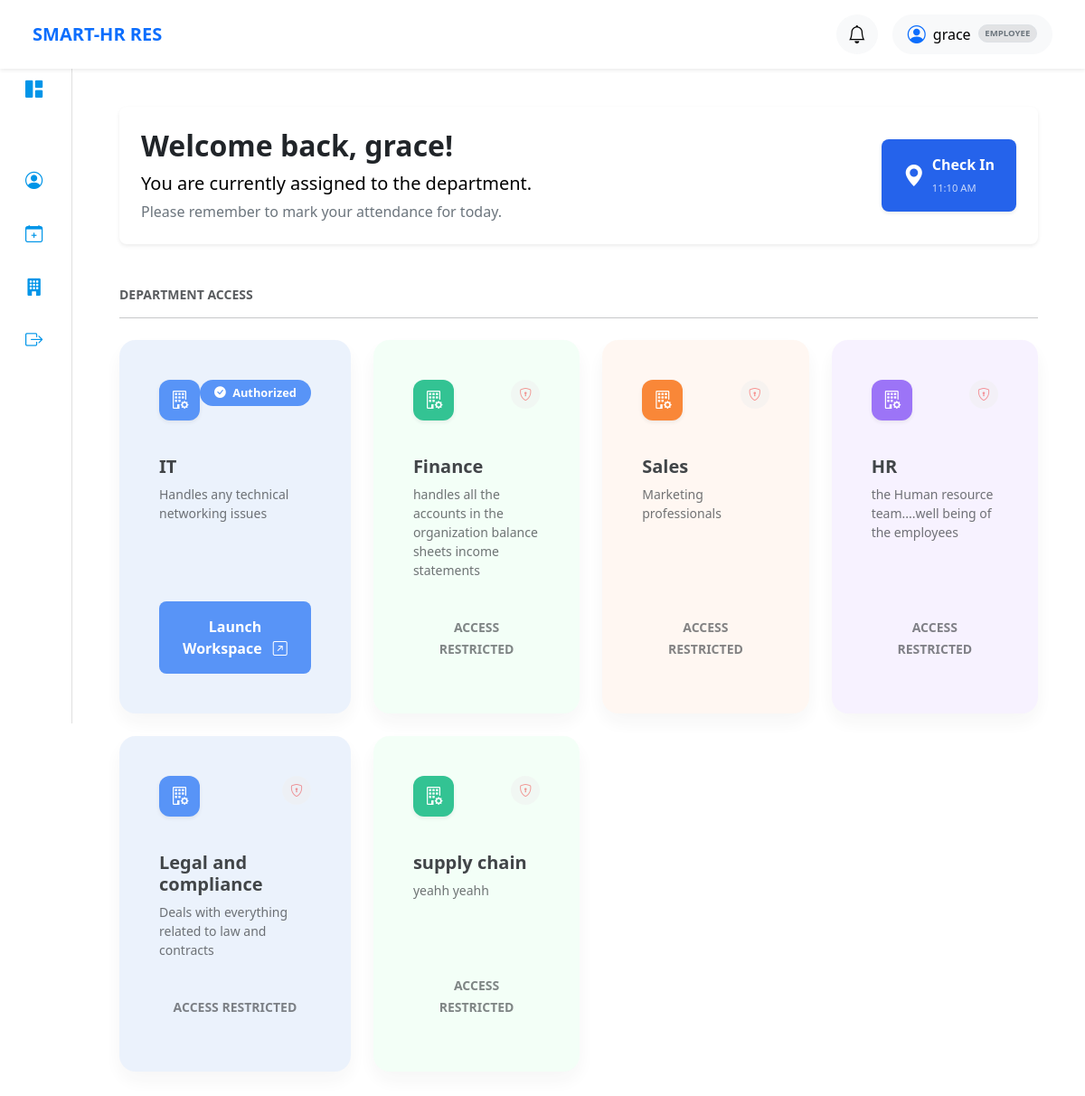
Before: /employee/dashboard/ (signed in) with the older database file.
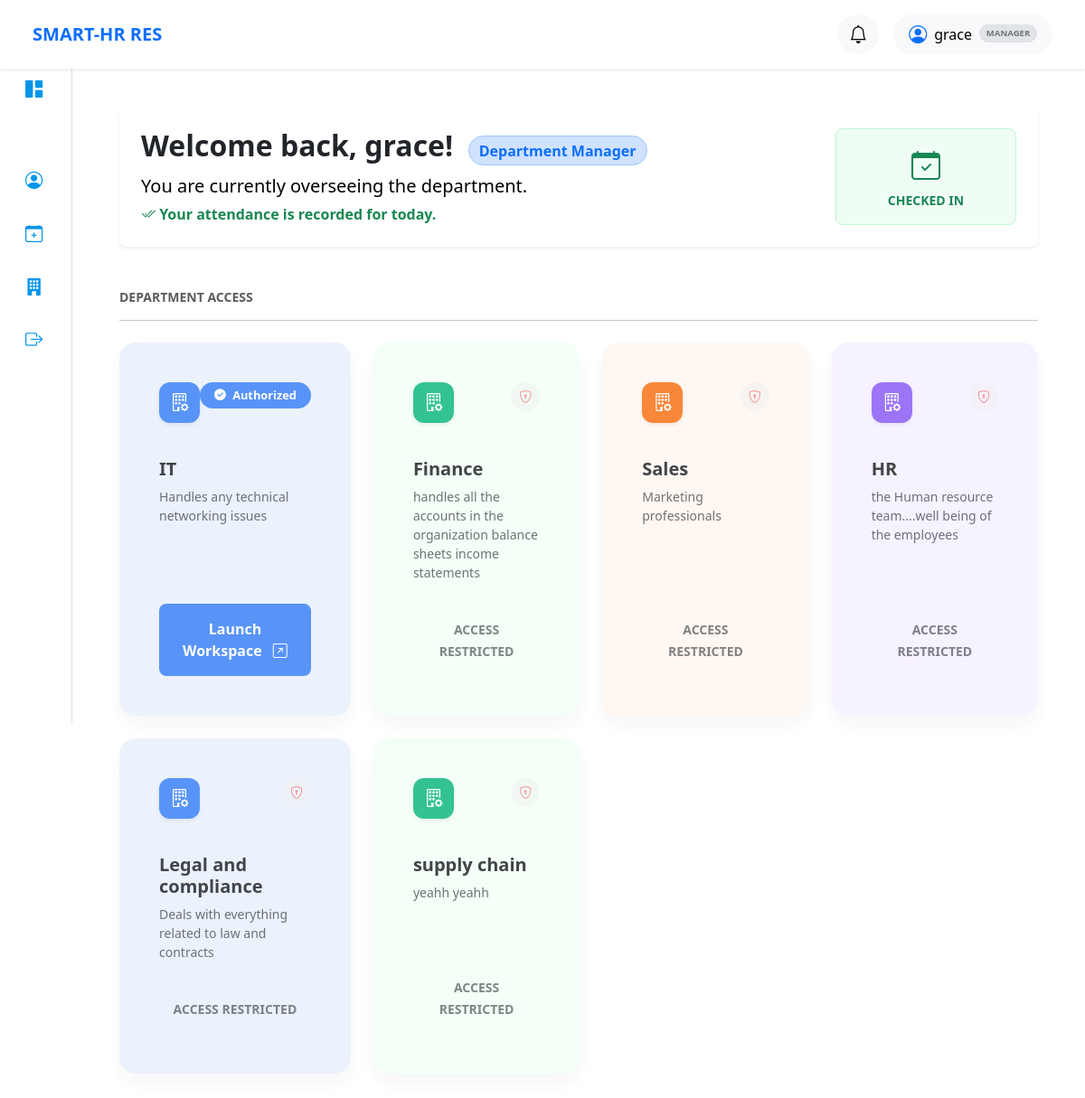
After: the same page with the newer database file.
### core/models.py (models this page shows, shortened)
class CustomUser(AbstractUser):
    ROLE_CHOICES = (
        ('admin', 'HR / Admin'),
        ('manager', 'Department Manager'),
        ('employee', 'Employee'),
    )
    role = models.CharField(
        max_length=10,
        choices=ROLE_CHOICES,
        default='employee'
    )

### core/views.py (the view)
# urls.py: path('employee/dashboard/', views.employee_dashboard, name='employee_dashboard'),
@role_required(['employee', 'manager'])
def employee_dashboard(request):
    user = request.user
    today = timezone.now().date()
    try:
        employee_profile = Employee.objects.get(user=user)
        employee_department = employee_profile.department
    except Employee.DoesNotExist:
        employee_profile = None
        employee_department = None
    departments = Department.objects.all()
    unread_notifications = Notification.objects.filter(user=user, read=False)
    already_checked_in = False
    if employee_profile:
        already_checked_in = Attendance.objects.filter(
            employee=user,
            date=today
        ).exists()
    context = {
        'user': user,
        'role': user.role,
        'employee_profile': employee_profile,
        'employee_department': employee_department,
        'departments': departments,
        'unread_notifications': unread_notifications,
        'already_checked_in': already_checked_in,
    }
    return render(request, 'core/employee_dashboard.html', context)

### core/templates/core/employee_dashboard.html (shortened to what the changed rows need)
{% extends 'base.html' %}
{% block content %}
<div class="employee-dashboard">
<div class="dashboard-wrapper pt-5">
<div class="dashboard-intro mb-5 p-4 rounded-3 shadow-sm bg-white d-flex flex-column flex-md-row justify-content-between align-items-center gap-4">
   <div class="mb-3 mb-md-0">
    <h2 class="fw-bold text-dark mb-2">
        Welcome back, {{ user.username }}!
        {% if user.role == 'manager' %}
            <span class="badge bg-primary-subtle text-primary border border-primary-subtle fs-6 ms-2">
                Department Manager
            </span>
        {% endif %}
    </h2>
    <p class="text-black fs-5 mb-1">
        You are currently
        {% if user.role == 'manager' %}
            overseeing the
        {% else %}
            assigned to the
        {% endif %}
         department.
    </p>
        <p class="text-secondary fs-6 mb-0">
            {% if already_checked_in %}
                <span class="text-success fw-bold"><i class="bi bi-check2-all"></i> Your attendance is recorded for today.</span>
            {% else %}
                Please remember to mark your attendance for today.
            {% endif %}
        </p>
    </div>
    <div class="attendance-action">
        {% if already_checked_in %}
            <div class="p-3 rounded-3 text-center" style="background: #f0fdf4; border: 1px solid #bbf7d0; min-width: 200px;">
                <i class="bi bi-calendar-check fs-2 text-success"></i>
                <div class="text-success fw-bold small text-uppercase mt-1">Checked In</div>
            </div>
        {% else %}
            <form action="{% url 'check_in' %}" method="POST">
                <button type="submit" class="btn btn-primary px-4 py-3 shadow-sm d-flex align-items-center gap-2 rounded-3 hover-lift">
                    <i class="bi bi-geo-alt-fill fs-4"></i>
                    <div class="text-start">
                        <span class="d-block fw-bold">Check In</span>
                        <small class="opacity-75" style="font-size: 0.7rem;">{% now "H:i A" %}</small>
                    </div>
                </button>
            </form>
        {% endif %}
    </div>
</div>
    </div>
</div>
{% endblock %}

### templates/navbar/admin_employee.html (shortened to what this page needs)
{% load static %}
<nav class="navbar navbar-expand-lg navbar-light bg-white shadow-sm px-4 py-3 fixed-top">
    <div class="container-fluid">
        <div class="d-flex align-items-center">
            <span class="navbar-brand fw-bold text-primary me-4">SMART-HR RES</span>
        </div>
        <div class="d-flex align-items-center gap-3 ms-auto">
            <div class="dropdown">
                <button class="btn btn-light rounded-circle position-relative" data-bs-toggle="dropdown">
                    <i class="bi bi-bell fs-5"></i>
                </button>
            </div>
            <div class="dropdown">
                <button class="btn btn-light rounded-pill px-3 d-flex align-items-center" data-bs-toggle="dropdown">
                    <i class="bi bi-person-circle me-2 fs-5 text-primary"></i>
                    <span class="fw-medium">{{ user.first_name }}</span>
                    <span class="badge bg-secondary-subtle text-secondary ms-2 text-uppercase small border" style="font-size: 0.6rem;">
                        {{ user.role }}
                    </span>
                </button>
            </div>
        </div>
    </div>
</nav>

Changed rows visible on the page:
changed CustomUser "grace": role "EMPLOYEE" → "MANAGER"
Other visible differences:
text no longer shown: "assigned to the Please remember to mark your attendance for today. Check In 11:10 AM"
text now shown: "Department Manager overseeing the Your attendance is recorded for today. CHECKED IN"
